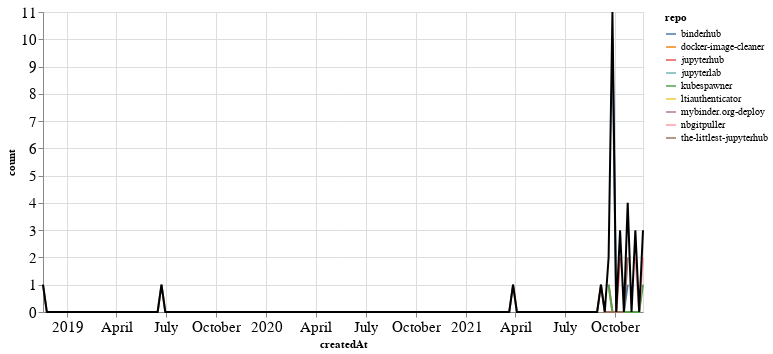

Source (notebook cell):
### Markdown cell above
### PRs

### Code cell
prs_time = prs.groupby('repo').resample('W', on='createdAt').count()['author'].reset_index()
prs_time = prs_time.rename(columns={'author': 'count'})
prs_time_total = prs_time.groupby('createdAt').agg({"count": "sum"}).reset_index()

ch1 = alt.Chart(prs_time, width=600).mark_line().encode(
    x='createdAt',
    y='count',
    color='repo',
    tooltip="repo"
)

ch2 = alt.Chart(prs_time_total, width=600).mark_line(color="black").encode(
    x='createdAt',
    y='count',
)

ch1 + ch2

### Figure 1 — Vega-Lite specification as saved in the notebook (floating-point values rounded to 4 significant figures; data arrays with more than 128 entries replaced by an {"elided": "..."} marker saying what was removed)
{"config": {"axisLeft": {"labelFontSize": 15}, "axisBottom": {"labelFontSize": 15}}, "layer": [{"data": {"name": "data-3e6f093d1e7ea4263f17b0ba1ebfb24d"}, "mark": "line", "encoding": {"color": {"type": "nominal", "field": "repo"}, "tooltip": {"type": "nominal", "field": "repo"}, "x": {"type": "temporal", "field": "createdAt"}, "y": {"type": "quantitative", "field": "count"}}, "width": 600}, {"data": {"name": "data-f7c9f18d06b3910bc21e4b97b06684be"}, "mark": {"type": "line", "color": "black"}, "encoding": {"x": {"type": "temporal", "field": "createdAt"}, "y": {"type": "quantitative", "field": "count"}}, "width": 600}], "$schema": "https://vega.github.io/schema/vega-lite/v4.8.1.json", "datasets": {"data-3e6f093d1e7ea4263f17b0ba1ebfb24d": {"elided": "180 records"}, "data-f7c9f18d06b3910bc21e4b97b06684be": {"elided": "158 records"}}}
